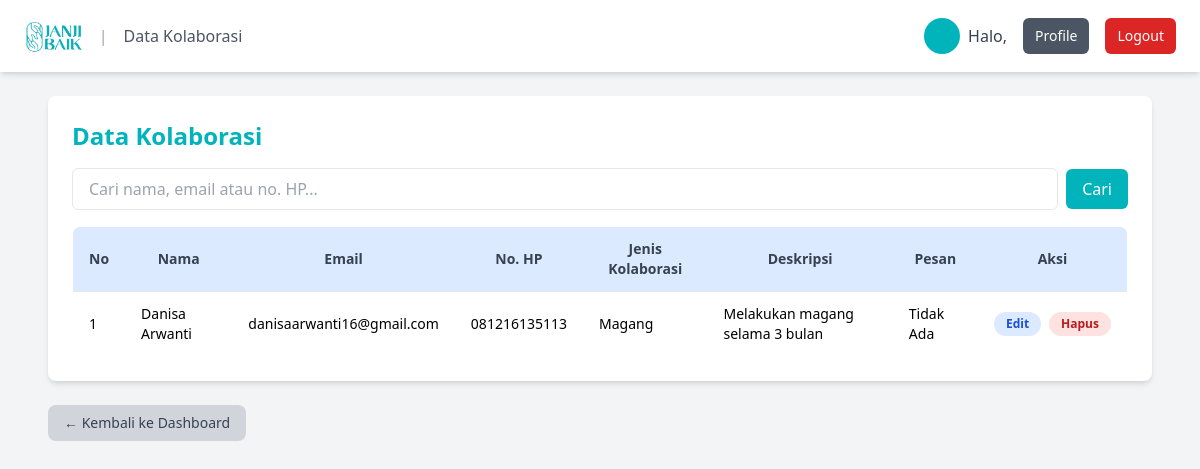
The page /admin/data_kolaborasi.php on the database its author committed.
### tables this page shows
CREATE TABLE `kolaborasi` (
  `id` int(11) NOT NULL,
  `email` varchar(100) DEFAULT NULL,
  `nama_lengkap` varchar(100) DEFAULT NULL,
  `nama_lembaga` varchar(100) DEFAULT NULL,
  `no_hp` varchar(20) DEFAULT NULL,
  `jenis_kolaborasi` text DEFAULT NULL,
  `deskripsi` text DEFAULT NULL,
  `pesan` text DEFAULT NULL,
  `created_at` timestamp NOT NULL DEFAULT current_timestamp()
);

### admin/data_kolaborasi.php (the view, shortened to what this page needs)
<?php
$koneksi = new mysqli("localhost", "root", "", "janjibaik_db");
$cari = isset($_GET['cari']) ? $koneksi->real_escape_string($_GET['cari']) : '';
if ($cari !== '') {
    $query = "SELECT * FROM kolaborasi
              WHERE nama_lengkap LIKE '%$cari%'
                 OR email LIKE '%$cari%'
                 OR no_hp LIKE '%$cari%'";
} else {
    $query = "SELECT * FROM kolaborasi ORDER BY created_at DESC";
}
$result = $koneksi->query($query);
?>
<!DOCTYPE html>
<html lang="id">
<head>
    <script src="https://cdn.tailwindcss.com"></script>
</head>
<body class="bg-gray-100 min-h-screen">
<header class="bg-white shadow-md fixed top-0 w-full z-10">
    <div class="max-w-7xl mx-auto px-6 py-4 flex justify-between items-center">
        <div class="flex items-center space-x-4">
            <img src="../assets/logo.png" alt="Logo" class="h-10 w-15 object-contain" />
            <span class="text-gray-400">|</span>
            <span class="text-gray-600">Data Kolaborasi</span>
        </div>
        <div class="flex items-center space-x-4">
            <div class="flex items-center space-x-2">
                <div class="w-9 h-9 bg-[#01B4BB] rounded-full flex items-center justify-center text-white font-semibold">
                </div>
                <span class="text-gray-700">Halo, <?= htmlspecialchars($_SESSION['admin_nama']); ?></span>
            </div>
            <a href="profile.php" class="bg-gray-600 hover:bg-gray-700 text-white px-3 py-2 rounded-md text-sm">Profile</a>
            <a href="logout.php" class="bg-red-600 hover:bg-red-700 text-white px-3 py-2 rounded-md text-sm">Logout</a>
        </div>
    </div>
</header>
<main class="pt-24 px-6 pb-10 max-w-6xl mx-auto">
    <div class="bg-white rounded-lg shadow-md p-6">
        <h2 class="text-2xl font-bold text-[#01B4BB] mb-4">Data Kolaborasi</h2>
        <form method="GET" class="mb-4">
            <div class="flex items-center space-x-2">
                <input
                    type="text"
                    name="cari"
                    placeholder="Cari nama, email atau no. HP..."
                    value="<?= htmlspecialchars($cari); ?>"
                    class="w-full px-4 py-2 border rounded-md focus:outline-none focus:ring focus:border-blue-300"
                />
                <button type="submit" class="bg-[#01B4BB] hover:bg-blue-700 text-white px-4 py-2 rounded-md">Cari</button>
            </div>
        </form>
        <div class="overflow-x-auto">
            <table class="min-w-full text-sm border border-gray-200 rounded-lg overflow-hidden">
                <thead class="bg-blue-100 text-gray-700">
                    <tr>
                        <th class="py-3 px-4 border-b">No</th>
                        <th class="py-3 px-4 border-b">Nama</th>
                        <th class="py-3 px-4 border-b">Email</th>
                        <th class="py-3 px-4 border-b">No. HP</th>
                        <th class="py-3 px-4 border-b">Jenis Kolaborasi</th>
                        <th class="py-3 px-4 border-b">Deskripsi</th>
                        <th class="py-3 px-4 border-b">Pesan</th>
                        <th class="py-3 px-4 border-b">Aksi</th>
                    </tr>
                </thead>
                <tbody>
                    <?php $no = 1; while ($row = $result->fetch_assoc()): ?>
                    <tr class="even:bg-gray-50">
                        <td class="py-3 px-4 border-b"><?= $no++; ?></td>
                        <td class="py-3 px-4 border-b"><?= htmlspecialchars($row['nama_lengkap']); ?></td>
                        <td class="py-3 px-4 border-b"><?= htmlspecialchars($row['email']); ?></td>
                        <td class="py-3 px-4 border-b"><?= htmlspecialchars($row['no_hp']); ?></td>
                        <td class="py-3 px-4 border-b"><?= htmlspecialchars($row['jenis_kolaborasi']); ?></td>
                        <td class="py-3 px-4 border-b"><?= htmlspecialchars($row['deskripsi']); ?></td>
                        <td class="py-3 px-4 border-b"><?= htmlspecialchars($row['pesan']); ?></td>
                        <td class="py-3 px-4 border-b">
                            <div class="flex space-x-2">
                                <button
                                    class="bg-blue-100 text-blue-700 px-3 py-1 rounded-full text-xs font-semibold hover:bg-blue-200 transition"
                                    onclick="openEditModal(<?= $row['id']; ?>, '<?= addslashes($row['nama_lengkap']); ?>', '<?= addslashes($row['email']); ?>', '<?= addslashes($row['no_hp']); ?>')">
                                    Edit
                                </button>
                                <button
                                    class="hapus-kolaborasi-button bg-red-100 text-red-700 px-3 py-1 rounded-full text-xs font-semibold hover:bg-red-200 transition"
                                    data-id="<?= $row['id']; ?>">
                                    Hapus
                                </button>
                            </div>
                        </td>
                    </tr>
                    <?php endwhile; ?>
                </tbody>
            </table>
        </div>
    </div>
    <div class="mt-6 text-left">
        <a href="dashboard.php" class="inline-flex items-center bg-gray-300 text-gray-700 hover:bg-gray-400 px-4 py-2 rounded-lg text-sm transition">
            ← Kembali ke Dashboard
        </a>
    </div>
</main>
</body>
</html>

### rows shown on the page
kolaborasi: nama_lengkap "Danisa Arwanti", email "danisaarwanti16@gmail.com", no_hp "081216135113", jenis_kolaborasi "Magang", deskripsi "Melakukan magang selama 3 bulan", pesan "Tidak Ada"
